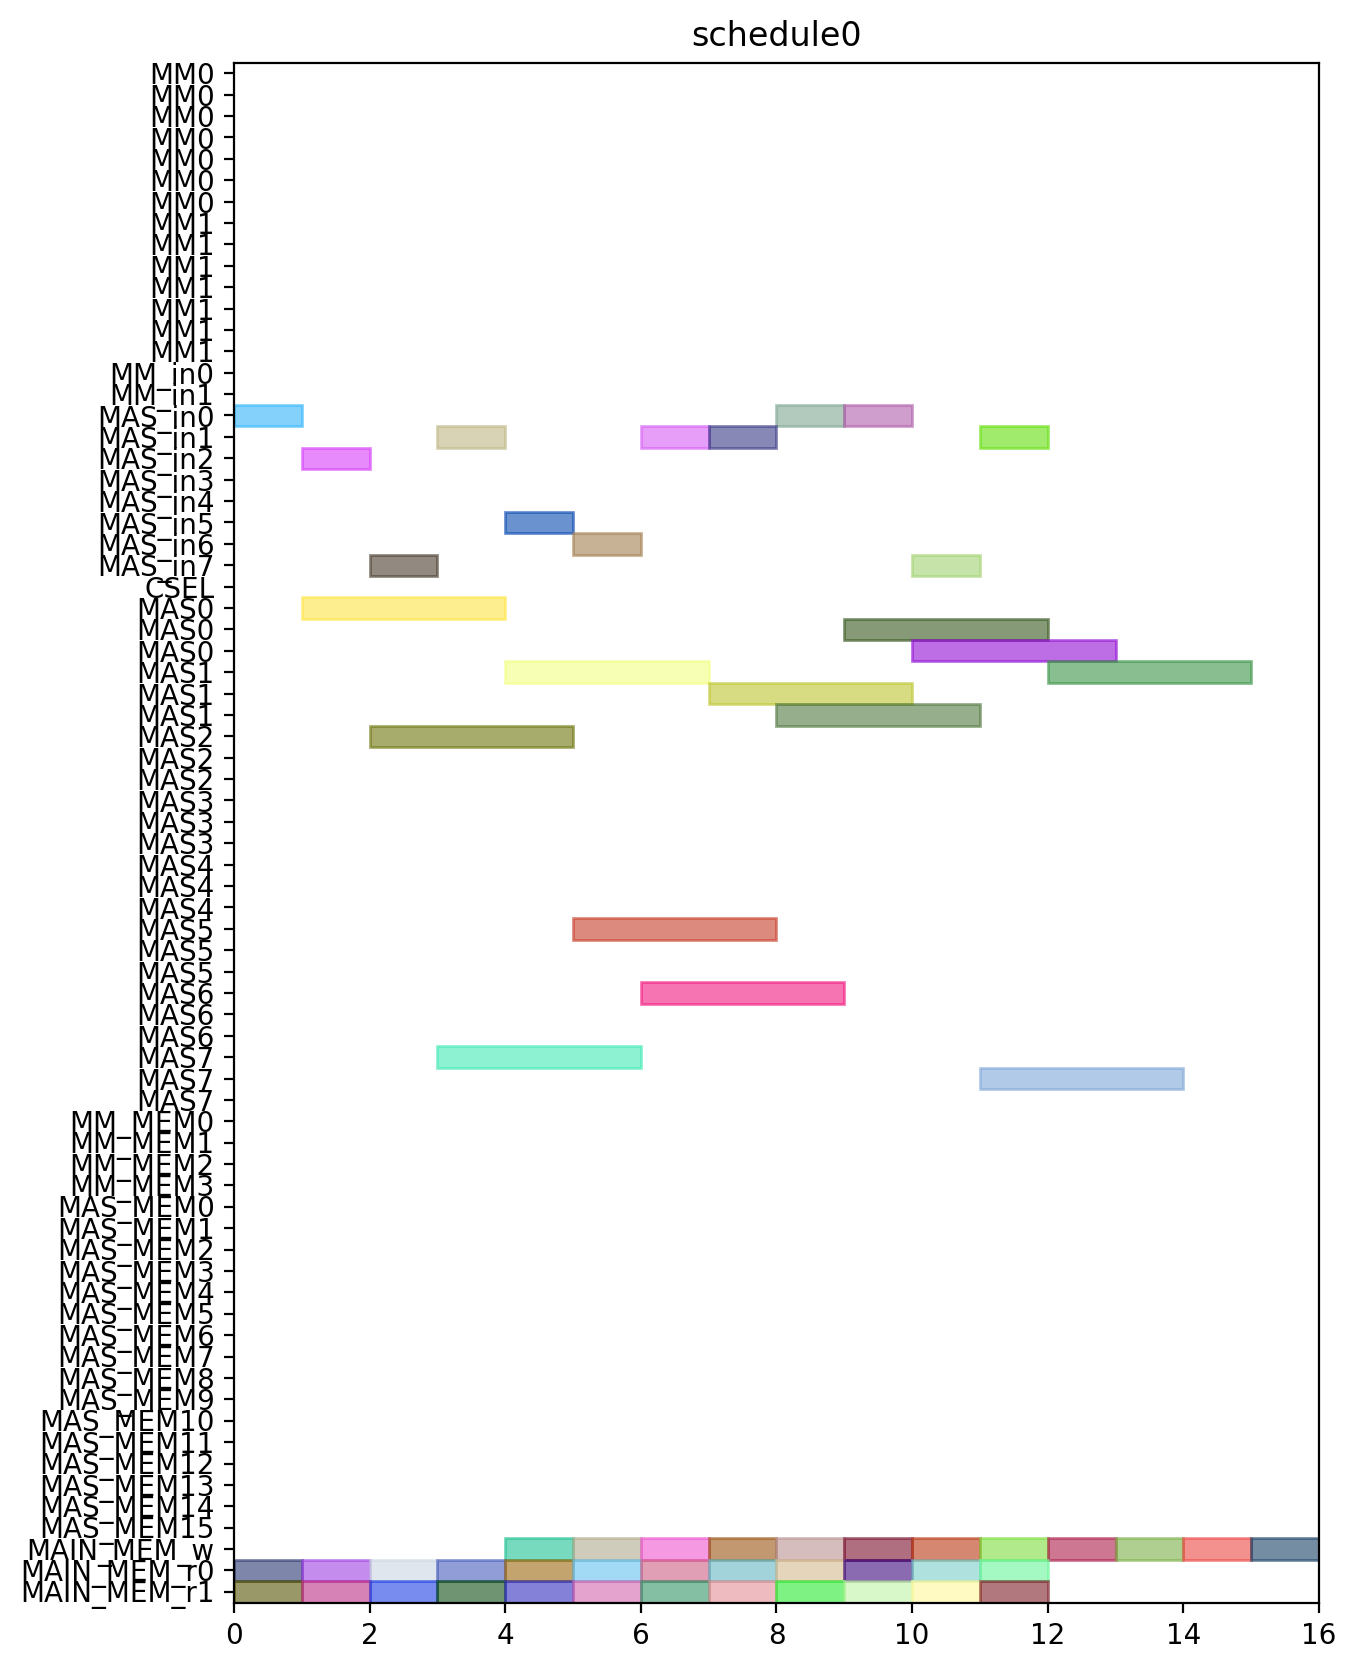

Generate this figure with Python:
from pyschedule import Scenario, solvers, plotters, alt


def solve():
	horizon = 120
	S = Scenario("schedule0", horizon=horizon)

	# resource
	MM = S.Resources('MM', num=2, size=7)
	MM_in = S.Resources('MM_in', num=2)
	MAS_in = S.Resources('MAS_in', num=8)
	CSEL = S.Resource('CSEL')
	MAS = S.Resources('MAS', num=8, size=3, periods=range(1, horizon))
	MM_MEM = S.Resources('MM_MEM', num=4)
	MAS_MEM = S.Resources('MAS_MEM', num=16)
	MAIN_MEM_w = S.Resource('MAIN_MEM_w', size=1)
	MAIN_MEM_r = S.Resources('MAIN_MEM_r', num=2)

	# result of previous scheduling

	# new tasks
	c000 = S.Task('c000', length=3, delay_cost=1)
	c000 += alt(MAS)
	c000_in = S.Task('c000_in', length=1, delay_cost=1)
	c000_in += alt(MAS_in)
	S += c000_in*MAS_in[0]<=c000*MAS[0]

	S += c000_in*MAS_in[1]<=c000*MAS[1]

	S += c000_in*MAS_in[2]<=c000*MAS[2]

	S += c000_in*MAS_in[3]<=c000*MAS[3]

	S += c000_in*MAS_in[4]<=c000*MAS[4]

	S += c000_in*MAS_in[5]<=c000*MAS[5]

	S += c000_in*MAS_in[6]<=c000*MAS[6]

	S += c000_in*MAS_in[7]<=c000*MAS[7]

	S += 0<c000

	c000_w = S.Task('c000_w', length=1, delay_cost=1)
	c000_w += alt(MAIN_MEM_w)
	S += c000 <= c000_w

	c000_mem0 = S.Task('c000_mem0', length=1, delay_cost=1)
	c000_mem0 += MAIN_MEM_r[0]
	S += c000_mem0 <= c000

	c000_mem1 = S.Task('c000_mem1', length=1, delay_cost=1)
	c000_mem1 += MAIN_MEM_r[1]
	S += c000_mem1 <= c000

	c001 = S.Task('c001', length=3, delay_cost=1)
	c001 += alt(MAS)
	c001_in = S.Task('c001_in', length=1, delay_cost=1)
	c001_in += alt(MAS_in)
	S += c001_in*MAS_in[0]<=c001*MAS[0]

	S += c001_in*MAS_in[1]<=c001*MAS[1]

	S += c001_in*MAS_in[2]<=c001*MAS[2]

	S += c001_in*MAS_in[3]<=c001*MAS[3]

	S += c001_in*MAS_in[4]<=c001*MAS[4]

	S += c001_in*MAS_in[5]<=c001*MAS[5]

	S += c001_in*MAS_in[6]<=c001*MAS[6]

	S += c001_in*MAS_in[7]<=c001*MAS[7]

	S += 0<c001

	c001_w = S.Task('c001_w', length=1, delay_cost=1)
	c001_w += alt(MAIN_MEM_w)
	S += c001 <= c001_w

	c001_mem0 = S.Task('c001_mem0', length=1, delay_cost=1)
	c001_mem0 += MAIN_MEM_r[0]
	S += c001_mem0 <= c001

	c001_mem1 = S.Task('c001_mem1', length=1, delay_cost=1)
	c001_mem1 += MAIN_MEM_r[1]
	S += c001_mem1 <= c001

	c010 = S.Task('c010', length=3, delay_cost=1)
	c010 += alt(MAS)
	c010_in = S.Task('c010_in', length=1, delay_cost=1)
	c010_in += alt(MAS_in)
	S += c010_in*MAS_in[0]<=c010*MAS[0]

	S += c010_in*MAS_in[1]<=c010*MAS[1]

	S += c010_in*MAS_in[2]<=c010*MAS[2]

	S += c010_in*MAS_in[3]<=c010*MAS[3]

	S += c010_in*MAS_in[4]<=c010*MAS[4]

	S += c010_in*MAS_in[5]<=c010*MAS[5]

	S += c010_in*MAS_in[6]<=c010*MAS[6]

	S += c010_in*MAS_in[7]<=c010*MAS[7]

	S += 0<c010

	c010_w = S.Task('c010_w', length=1, delay_cost=1)
	c010_w += alt(MAIN_MEM_w)
	S += c010 <= c010_w

	c010_mem0 = S.Task('c010_mem0', length=1, delay_cost=1)
	c010_mem0 += MAIN_MEM_r[0]
	S += c010_mem0 <= c010

	c010_mem1 = S.Task('c010_mem1', length=1, delay_cost=1)
	c010_mem1 += MAIN_MEM_r[1]
	S += c010_mem1 <= c010

	c011 = S.Task('c011', length=3, delay_cost=1)
	c011 += alt(MAS)
	c011_in = S.Task('c011_in', length=1, delay_cost=1)
	c011_in += alt(MAS_in)
	S += c011_in*MAS_in[0]<=c011*MAS[0]

	S += c011_in*MAS_in[1]<=c011*MAS[1]

	S += c011_in*MAS_in[2]<=c011*MAS[2]

	S += c011_in*MAS_in[3]<=c011*MAS[3]

	S += c011_in*MAS_in[4]<=c011*MAS[4]

	S += c011_in*MAS_in[5]<=c011*MAS[5]

	S += c011_in*MAS_in[6]<=c011*MAS[6]

	S += c011_in*MAS_in[7]<=c011*MAS[7]

	S += 0<c011

	c011_w = S.Task('c011_w', length=1, delay_cost=1)
	c011_w += alt(MAIN_MEM_w)
	S += c011 <= c011_w

	c011_mem0 = S.Task('c011_mem0', length=1, delay_cost=1)
	c011_mem0 += MAIN_MEM_r[0]
	S += c011_mem0 <= c011

	c011_mem1 = S.Task('c011_mem1', length=1, delay_cost=1)
	c011_mem1 += MAIN_MEM_r[1]
	S += c011_mem1 <= c011

	c100 = S.Task('c100', length=3, delay_cost=1)
	c100 += alt(MAS)
	c100_in = S.Task('c100_in', length=1, delay_cost=1)
	c100_in += alt(MAS_in)
	S += c100_in*MAS_in[0]<=c100*MAS[0]

	S += c100_in*MAS_in[1]<=c100*MAS[1]

	S += c100_in*MAS_in[2]<=c100*MAS[2]

	S += c100_in*MAS_in[3]<=c100*MAS[3]

	S += c100_in*MAS_in[4]<=c100*MAS[4]

	S += c100_in*MAS_in[5]<=c100*MAS[5]

	S += c100_in*MAS_in[6]<=c100*MAS[6]

	S += c100_in*MAS_in[7]<=c100*MAS[7]

	S += 0<c100

	c100_w = S.Task('c100_w', length=1, delay_cost=1)
	c100_w += alt(MAIN_MEM_w)
	S += c100 <= c100_w

	c100_mem0 = S.Task('c100_mem0', length=1, delay_cost=1)
	c100_mem0 += MAIN_MEM_r[0]
	S += c100_mem0 <= c100

	c100_mem1 = S.Task('c100_mem1', length=1, delay_cost=1)
	c100_mem1 += MAIN_MEM_r[1]
	S += c100_mem1 <= c100

	c101 = S.Task('c101', length=3, delay_cost=1)
	c101 += alt(MAS)
	c101_in = S.Task('c101_in', length=1, delay_cost=1)
	c101_in += alt(MAS_in)
	S += c101_in*MAS_in[0]<=c101*MAS[0]

	S += c101_in*MAS_in[1]<=c101*MAS[1]

	S += c101_in*MAS_in[2]<=c101*MAS[2]

	S += c101_in*MAS_in[3]<=c101*MAS[3]

	S += c101_in*MAS_in[4]<=c101*MAS[4]

	S += c101_in*MAS_in[5]<=c101*MAS[5]

	S += c101_in*MAS_in[6]<=c101*MAS[6]

	S += c101_in*MAS_in[7]<=c101*MAS[7]

	S += 0<c101

	c101_w = S.Task('c101_w', length=1, delay_cost=1)
	c101_w += alt(MAIN_MEM_w)
	S += c101 <= c101_w

	c101_mem0 = S.Task('c101_mem0', length=1, delay_cost=1)
	c101_mem0 += MAIN_MEM_r[0]
	S += c101_mem0 <= c101

	c101_mem1 = S.Task('c101_mem1', length=1, delay_cost=1)
	c101_mem1 += MAIN_MEM_r[1]
	S += c101_mem1 <= c101

	c110 = S.Task('c110', length=3, delay_cost=1)
	c110 += alt(MAS)
	c110_in = S.Task('c110_in', length=1, delay_cost=1)
	c110_in += alt(MAS_in)
	S += c110_in*MAS_in[0]<=c110*MAS[0]

	S += c110_in*MAS_in[1]<=c110*MAS[1]

	S += c110_in*MAS_in[2]<=c110*MAS[2]

	S += c110_in*MAS_in[3]<=c110*MAS[3]

	S += c110_in*MAS_in[4]<=c110*MAS[4]

	S += c110_in*MAS_in[5]<=c110*MAS[5]

	S += c110_in*MAS_in[6]<=c110*MAS[6]

	S += c110_in*MAS_in[7]<=c110*MAS[7]

	S += 0<c110

	c110_w = S.Task('c110_w', length=1, delay_cost=1)
	c110_w += alt(MAIN_MEM_w)
	S += c110 <= c110_w

	c110_mem0 = S.Task('c110_mem0', length=1, delay_cost=1)
	c110_mem0 += MAIN_MEM_r[0]
	S += c110_mem0 <= c110

	c110_mem1 = S.Task('c110_mem1', length=1, delay_cost=1)
	c110_mem1 += MAIN_MEM_r[1]
	S += c110_mem1 <= c110

	c111 = S.Task('c111', length=3, delay_cost=1)
	c111 += alt(MAS)
	c111_in = S.Task('c111_in', length=1, delay_cost=1)
	c111_in += alt(MAS_in)
	S += c111_in*MAS_in[0]<=c111*MAS[0]

	S += c111_in*MAS_in[1]<=c111*MAS[1]

	S += c111_in*MAS_in[2]<=c111*MAS[2]

	S += c111_in*MAS_in[3]<=c111*MAS[3]

	S += c111_in*MAS_in[4]<=c111*MAS[4]

	S += c111_in*MAS_in[5]<=c111*MAS[5]

	S += c111_in*MAS_in[6]<=c111*MAS[6]

	S += c111_in*MAS_in[7]<=c111*MAS[7]

	S += 0<c111

	c111_w = S.Task('c111_w', length=1, delay_cost=1)
	c111_w += alt(MAIN_MEM_w)
	S += c111 <= c111_w

	c111_mem0 = S.Task('c111_mem0', length=1, delay_cost=1)
	c111_mem0 += MAIN_MEM_r[0]
	S += c111_mem0 <= c111

	c111_mem1 = S.Task('c111_mem1', length=1, delay_cost=1)
	c111_mem1 += MAIN_MEM_r[1]
	S += c111_mem1 <= c111

	c200 = S.Task('c200', length=3, delay_cost=1)
	c200 += alt(MAS)
	c200_in = S.Task('c200_in', length=1, delay_cost=1)
	c200_in += alt(MAS_in)
	S += c200_in*MAS_in[0]<=c200*MAS[0]

	S += c200_in*MAS_in[1]<=c200*MAS[1]

	S += c200_in*MAS_in[2]<=c200*MAS[2]

	S += c200_in*MAS_in[3]<=c200*MAS[3]

	S += c200_in*MAS_in[4]<=c200*MAS[4]

	S += c200_in*MAS_in[5]<=c200*MAS[5]

	S += c200_in*MAS_in[6]<=c200*MAS[6]

	S += c200_in*MAS_in[7]<=c200*MAS[7]

	S += 0<c200

	c200_w = S.Task('c200_w', length=1, delay_cost=1)
	c200_w += alt(MAIN_MEM_w)
	S += c200 <= c200_w

	c200_mem0 = S.Task('c200_mem0', length=1, delay_cost=1)
	c200_mem0 += MAIN_MEM_r[0]
	S += c200_mem0 <= c200

	c200_mem1 = S.Task('c200_mem1', length=1, delay_cost=1)
	c200_mem1 += MAIN_MEM_r[1]
	S += c200_mem1 <= c200

	c201 = S.Task('c201', length=3, delay_cost=1)
	c201 += alt(MAS)
	c201_in = S.Task('c201_in', length=1, delay_cost=1)
	c201_in += alt(MAS_in)
	S += c201_in*MAS_in[0]<=c201*MAS[0]

	S += c201_in*MAS_in[1]<=c201*MAS[1]

	S += c201_in*MAS_in[2]<=c201*MAS[2]

	S += c201_in*MAS_in[3]<=c201*MAS[3]

	S += c201_in*MAS_in[4]<=c201*MAS[4]

	S += c201_in*MAS_in[5]<=c201*MAS[5]

	S += c201_in*MAS_in[6]<=c201*MAS[6]

	S += c201_in*MAS_in[7]<=c201*MAS[7]

	S += 0<c201

	c201_w = S.Task('c201_w', length=1, delay_cost=1)
	c201_w += alt(MAIN_MEM_w)
	S += c201 <= c201_w

	c201_mem0 = S.Task('c201_mem0', length=1, delay_cost=1)
	c201_mem0 += MAIN_MEM_r[0]
	S += c201_mem0 <= c201

	c201_mem1 = S.Task('c201_mem1', length=1, delay_cost=1)
	c201_mem1 += MAIN_MEM_r[1]
	S += c201_mem1 <= c201

	c210 = S.Task('c210', length=3, delay_cost=1)
	c210 += alt(MAS)
	c210_in = S.Task('c210_in', length=1, delay_cost=1)
	c210_in += alt(MAS_in)
	S += c210_in*MAS_in[0]<=c210*MAS[0]

	S += c210_in*MAS_in[1]<=c210*MAS[1]

	S += c210_in*MAS_in[2]<=c210*MAS[2]

	S += c210_in*MAS_in[3]<=c210*MAS[3]

	S += c210_in*MAS_in[4]<=c210*MAS[4]

	S += c210_in*MAS_in[5]<=c210*MAS[5]

	S += c210_in*MAS_in[6]<=c210*MAS[6]

	S += c210_in*MAS_in[7]<=c210*MAS[7]

	S += 0<c210

	c210_w = S.Task('c210_w', length=1, delay_cost=1)
	c210_w += alt(MAIN_MEM_w)
	S += c210 <= c210_w

	c210_mem0 = S.Task('c210_mem0', length=1, delay_cost=1)
	c210_mem0 += MAIN_MEM_r[0]
	S += c210_mem0 <= c210

	c210_mem1 = S.Task('c210_mem1', length=1, delay_cost=1)
	c210_mem1 += MAIN_MEM_r[1]
	S += c210_mem1 <= c210

	c211 = S.Task('c211', length=3, delay_cost=1)
	c211 += alt(MAS)
	c211_in = S.Task('c211_in', length=1, delay_cost=1)
	c211_in += alt(MAS_in)
	S += c211_in*MAS_in[0]<=c211*MAS[0]

	S += c211_in*MAS_in[1]<=c211*MAS[1]

	S += c211_in*MAS_in[2]<=c211*MAS[2]

	S += c211_in*MAS_in[3]<=c211*MAS[3]

	S += c211_in*MAS_in[4]<=c211*MAS[4]

	S += c211_in*MAS_in[5]<=c211*MAS[5]

	S += c211_in*MAS_in[6]<=c211*MAS[6]

	S += c211_in*MAS_in[7]<=c211*MAS[7]

	S += 0<c211

	c211_w = S.Task('c211_w', length=1, delay_cost=1)
	c211_w += alt(MAIN_MEM_w)
	S += c211 <= c211_w

	c211_mem0 = S.Task('c211_mem0', length=1, delay_cost=1)
	c211_mem0 += MAIN_MEM_r[0]
	S += c211_mem0 <= c211

	c211_mem1 = S.Task('c211_mem1', length=1, delay_cost=1)
	c211_mem1 += MAIN_MEM_r[1]
	S += c211_mem1 <= c211

	solvers.mip.solve(S,msg=1,kind='CPLEX',ratio_gap=1.01)

	solution = [['hoge']*len(S.solution()[1]) for i in range(len(S.solution()))]
	for i in range(len(S.solution())):
		for j in range(len(S.solution()[i])):
			solution[i][j]=str(S.solution()[i][j])
	print(solution)

	cycles = int(solution[-1][3])

	pic_file_name = "/mnt/rose/usr1/fukuda/ABE/multiRAM_multiMAS_16mux/scheduling_result/stage7MM2_stage3MAS8/CONJ/schedule0.png"
	if(S.solution() != []):
		plotters.matplotlib.plot(S,img_filename=pic_file_name, show_task_labels=False, fig_size=(cycles*0.25+3, 10))

	return solution
